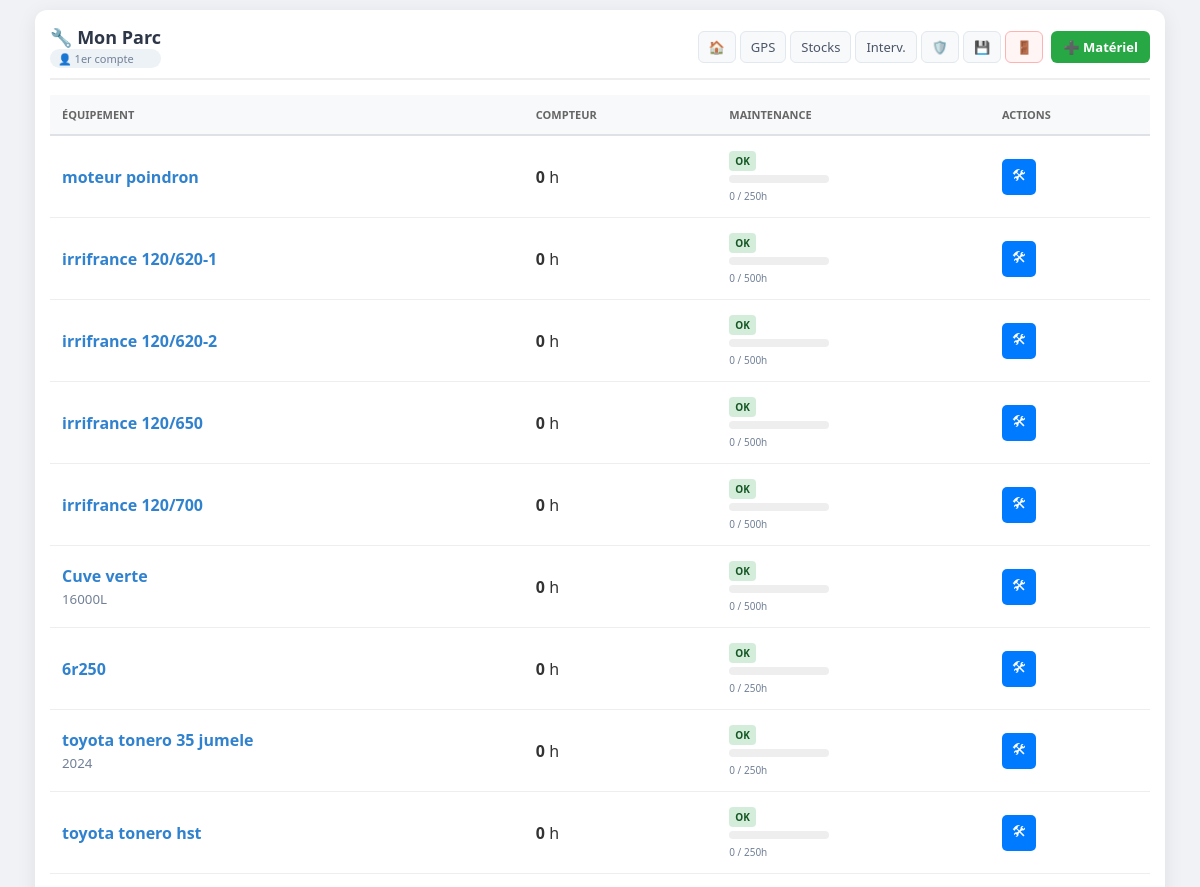
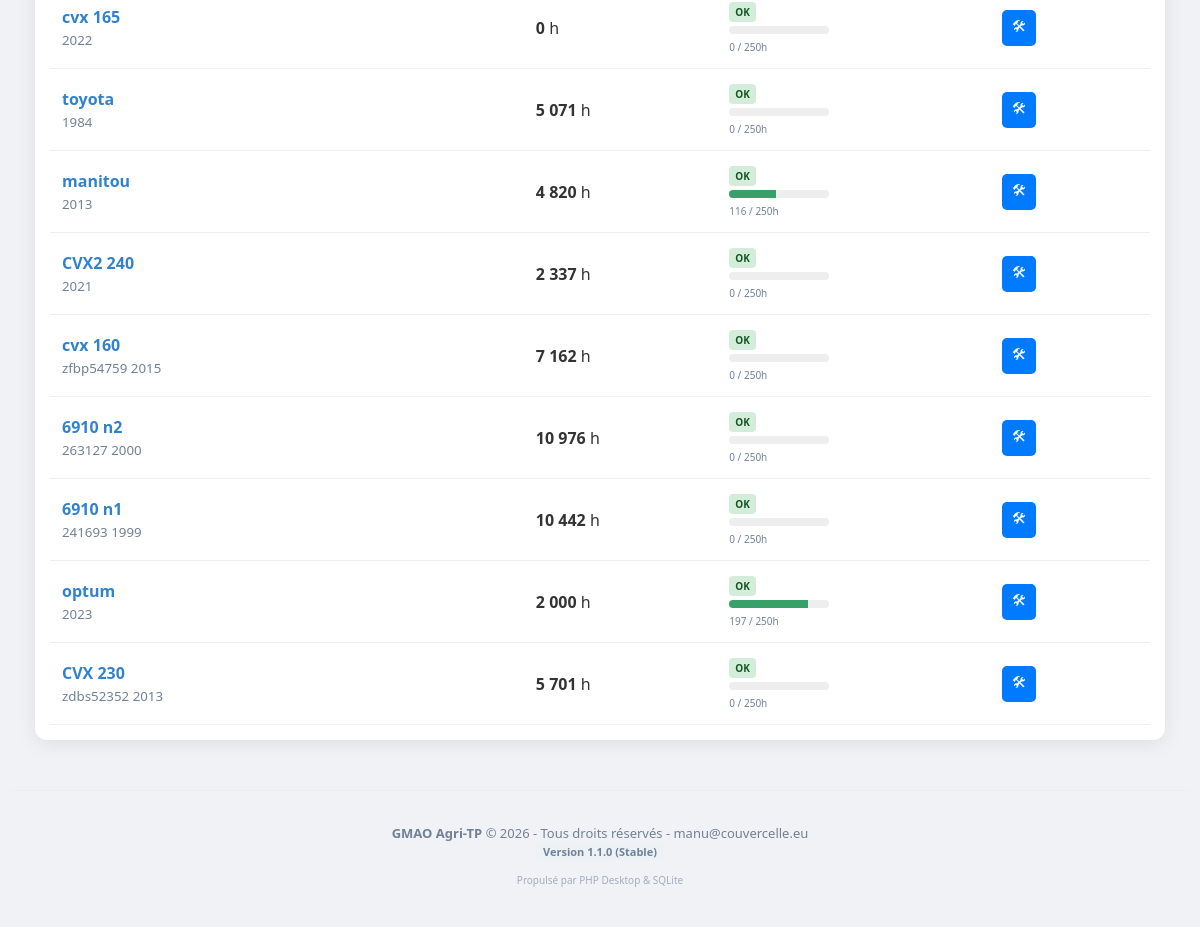
Page /index.php (signed in) on the committed database (2 pictures, top to bottom).
### tables this page shows
CREATE TABLE materiels (
        id INTEGER PRIMARY KEY AUTOINCREMENT,
        entreprise_id INTEGER,
        nom TEXT NOT NULL,
        categorie TEXT,
        marque TEXT,
        modele TEXT,
        compteur_heures_actuel INTEGER DEFAULT 0,
        numero_serie TEXT UNIQUE,
        date_achat DATE,
        statut TEXT CHECK(statut IN ('operationnel','en_panne','maintenance')) DEFAULT 'operationnel',
        maintenance_frequence INTEGER DEFAULT 500,
        maintenance_dernier_compteur INTEGER DEFAULT 0, huile_moteur_type TEXT, huile_moteur_qte TEXT, filtre_moteur_ref TEXT, huile_trans_type TEXT, huile_trans_qte TEXT, filtre_trans_ref1 TEXT, filtre_trans_ref2 TEXT, filtre_air_moteur_ref1 TEXT, filtre_air_moteur_ref2 TEXT, filtre_air_cabine_ref1 TEXT, filtre_air_cabine_ref2 TEXT, filtre_carb_ref1 TEXT, filtre_carb_ref2 TEXT, filtre_carb_ref3 TEXT,
        FOREIGN KEY (entreprise_id) REFERENCES entreprises (id) ON DELETE CASCADE
    );

### index.php (the view, shortened to what this page needs)
<?php
require_once 'db.php';
$entreprise_id = $_SESSION['entreprise_id'];
$nom_utilisateur = $_SESSION['nom'];
$nom_entreprise = $_SESSION['entreprise_nom'] ?? "Mon Parc";
$sql = "SELECT m.*, n.fichier_path
        FROM materiels m
        LEFT JOIN notices n ON m.id = n.materiel_id
        WHERE m.entreprise_id = ?
        GROUP BY m.id
        ORDER BY m.id DESC";
$stmt = $pdo->prepare($sql);
$stmt->execute([$entreprise_id]);
$liste_materiel = $stmt->fetchAll();
?>
<!DOCTYPE html>
<html lang="fr">
<head>
</head>
<body>
<div class="container">
    <header>
        <div class="brand-zone">
            <h1>🔧 <?= htmlspecialchars($nom_entreprise) ?></h1>
            <div class="user-badge">👤 <?= htmlspecialchars($nom_utilisateur) ?></div>
        </div>
        <div class="nav-container">
            <nav>
                <a href="index.php" title="Accueil">🏠</a>
                <a href="gps_manuel.php">GPS</a>
                <a href="gestion_stock.php">Stocks</a>
                <a href="interventions_externes.php">Interv.</a>
                <?php if ($_SESSION['role'] === 'admin'): ?>
                    <a href="super_admin.php" title="Admin">🛡️</a>
					<a href="sauvegarde.php" title="Sauvegarde">💾</a>
                <?php endif; ?>
                <a href="logout.php" class="logout" title="Déconnexion">🚪</a>
            </nav>
            <a href="ajouter_materiel.php" class="btn-add">➕ Matériel</a>
        </div>
    </header>
    <table>
        <thead>
            <tr>
                <th>Équipement</th>
                <th>Compteur</th>
                <th>Maintenance</th>
                <th>Actions</th>
            </tr>
        </thead>
        <tbody>
        <?php if (empty($liste_materiel)): ?>
            <tr>
                <td colspan="4" style="text-align: center; padding: 40px; color: #a0aec0;">
                    <p>Aucun équipement enregistré.</p>
                    <a href="ajouter_materiel.php" class="btn-intervenir" style="padding: 10px 20px; text-decoration: none; border-radius: 8px;">Créer mon premier matériel</a>
                </td>
            </tr>
        <?php else: ?>
            <?php foreach ($liste_materiel as $m):
                $heures_actuelles = intval($m['compteur_heures_actuel']);
                $dernier_entretien = intval($m['maintenance_dernier_compteur']);
                $frequence = (!empty($m['maintenance_frequence'])) ? intval($m['maintenance_frequence']) : 500;
                $diff = $heures_actuelles - $dernier_entretien;
                $ratio = ($diff / $frequence) * 100;
                $alerte = ($diff >= $frequence);
            ?>
                <tr>
                    <td data-label="Équipement">
                        <a href="fiche_materiel.php?id=<?= $m['id'] ?>" style="color: #3182ce; font-weight: bold; text-decoration:none;">
                            <?= htmlspecialchars($m['nom']) ?>
                        </a><br>
                        <small style="color: #718096;"><?= htmlspecialchars($m['modele']) ?></small>
                    </td>
                    <td data-label="Compteur">
                        <strong><?= number_format($heures_actuelles, 0, ',', ' ') ?></strong> h
                    </td>
                    <td data-label="Maintenance">
                        <?php if ($alerte): ?>
                            <span class="badge badge-danger">⚠️ RÉVISION</span>
                        <?php else: ?>
                            <span class="badge badge-success">OK</span>
                        <?php endif; ?>
                        <div class="progress-container">
                            <div class="progress-bar" style="width: <?= min(100, $ratio) ?>%; background: <?= $alerte ? '#e53e3e' : '#38a169' ?>;"></div>
                        </div>
                        <small style="font-size: 10px; color: #718096;"><?= $diff ?> / <?= $frequence ?>h</small>
                    </td>
                    <td data-label="Actions">
                        <a href="ajouter_intervention.php?id=<?= $m['id'] ?>" class="btn-action btn-intervenir" title="Intervenir">🛠</a>
                    </td>
                </tr>
            <?php endforeach; ?>
        <?php endif; ?>
        </tbody>
    </table>
</div>
<?php if(file_exists('footer.php')) include 'footer.php'; ?>
</body>
</html>

### footer.php
<footer style="margin-top: 50px; padding: 20px; border-top: 1px solid #eee; text-align: center; color: #718096; font-size: 13px;">
    <p>
        <strong>GMAO Agri-TP</strong> &copy; <?= date('Y') ?> - Tous droits réservés - manu@couvercelle.eu<br>
        <span style="background: #edf2f7; padding: 2px 8px; border-radius: 10px; font-weight: bold; font-size: 11px;">
            Version 1.1.0 (Stable)
        </span>
    </p>
    <p style="font-size: 10px; color: #a0aec0;">
        Propulsé par PHP Desktop & SQLite
    </p>
</footer>

### index.php (style rules this page uses)
body { font-family: 'Segoe UI', sans-serif; background: #f0f2f5; margin: 0; padding: 10px; color: #333; }
.container { max-width: 1100px; margin: auto; background: white; padding: 15px; border-radius: 12px; box-shadow: 0 4px 20px rgba(0,0,0,0.08); }
header { display: flex; justify-content: space-between; align-items: center; border-bottom: 2px solid #eee; padding-bottom: 10px; margin-bottom: 15px; gap: 10px; }
.brand-zone h1 { font-size: 18px; margin: 0; color: #2d3748; white-space: nowrap; }
.user-badge { font-size: 11px; color: #718096; background: #edf2f7; padding: 2px 8px; border-radius: 10px; }
.nav-container { display: flex; align-items: center; gap: 8px; }
nav { display: flex; gap: 4px; }
nav a { text-decoration: none; padding: 6px 10px; border-radius: 6px; font-size: 13px; background: #f8f9fa; color: #4a5568; border: 1px solid #e2e8f0; white-space: nowrap; transition: 0.2s; }
nav a.logout { color: #e53e3e; border-color: #feb2b2; background: #fff5f5; }
.btn-add { background: #28a745; color: white; text-decoration: none; padding: 7px 12px; border-radius: 6px; font-weight: bold; font-size: 13px; white-space: nowrap; }
table { width: 100%; border-collapse: collapse; margin-top: 10px; }
th { background: #f8f9fa; color: #666; text-align: left; padding: 12px; border-bottom: 2px solid #dee2e6; font-size: 11px; text-transform: uppercase; }
td { padding: 12px; border-bottom: 1px solid #eee; }
.progress-container { background: #eee; border-radius: 10px; height: 8px; overflow: hidden; margin-top: 5px; width: 100px; }
.progress-bar { height: 100%; transition: width 0.3s; }
.badge { padding: 3px 6px; border-radius: 4px; font-size: 10px; font-weight: bold; }
.badge-success { background: #d4edda; color: #155724; }
.btn-action { padding: 6px 10px; text-decoration: none; border-radius: 5px; font-size: 14px; display: inline-block; }
.btn-intervenir { background: #007bff; color: white; }

### rows in the picture
materiels: nom "moteur poindron", compteur_heures_actuel "0", maintenance_dernier_compteur "OK", maintenance_frequence "250"
materiels: nom "irrifrance 120/620-1", compteur_heures_actuel "0", maintenance_dernier_compteur "OK", maintenance_frequence "500"
materiels: nom "irrifrance 120/620-2", compteur_heures_actuel "0", maintenance_dernier_compteur "OK", maintenance_frequence "500"
materiels: nom "irrifrance 120/650", compteur_heures_actuel "0", maintenance_dernier_compteur "OK", maintenance_frequence "500"
materiels: nom "irrifrance 120/700", compteur_heures_actuel "0", maintenance_dernier_compteur "OK", maintenance_frequence "500"
materiels: nom "Cuve verte", modele "16000L", compteur_heures_actuel "0", maintenance_dernier_compteur "OK", maintenance_frequence "500"
materiels: nom "6r250", compteur_heures_actuel "0", maintenance_dernier_compteur "OK", maintenance_frequence "250"
materiels: nom "toyota tonero 35 jumele", modele "2024", compteur_heures_actuel "0", maintenance_dernier_compteur "OK", maintenance_frequence "250"
materiels: nom "toyota tonero hst", compteur_heures_actuel "0", maintenance_dernier_compteur "OK", maintenance_frequence "250"
materiels: nom "cvx 165", modele "2022", compteur_heures_actuel "0", maintenance_dernier_compteur "OK", maintenance_frequence "250"
materiels: nom "toyota", modele "1984", compteur_heures_actuel "5 071", shows "OK", diff "0", maintenance_frequence "250"
materiels: nom "manitou", modele "2013", compteur_heures_actuel "4 820", shows "OK", diff "116", maintenance_frequence "250"
materiels: nom "CVX2 240", modele "2021", compteur_heures_actuel "2 337", shows "OK", diff "0", maintenance_frequence "250"
materiels: nom "cvx 160", modele "zfbp54759 2015", compteur_heures_actuel "7 162", shows "OK", diff "0", maintenance_frequence "250"
materiels: nom "6910 n2", modele "263127 2000", compteur_heures_actuel "10 976", shows "OK", diff "0", maintenance_frequence "250"
materiels: nom "6910 n1", modele "241693 1999", compteur_heures_actuel "10 442", shows "OK", diff "0", maintenance_frequence "250"
materiels: nom "optum", modele "2023", compteur_heures_actuel "2 000", shows "OK", diff "197", maintenance_frequence "250"
materiels: nom "CVX 230", modele "zdbs52352 2013", compteur_heures_actuel "5 701", shows "OK", diff "0", maintenance_frequence "250"

### other values in the picture
$nom_entreprise "Mon Parc"
$nom_utilisateur "1er compte"
